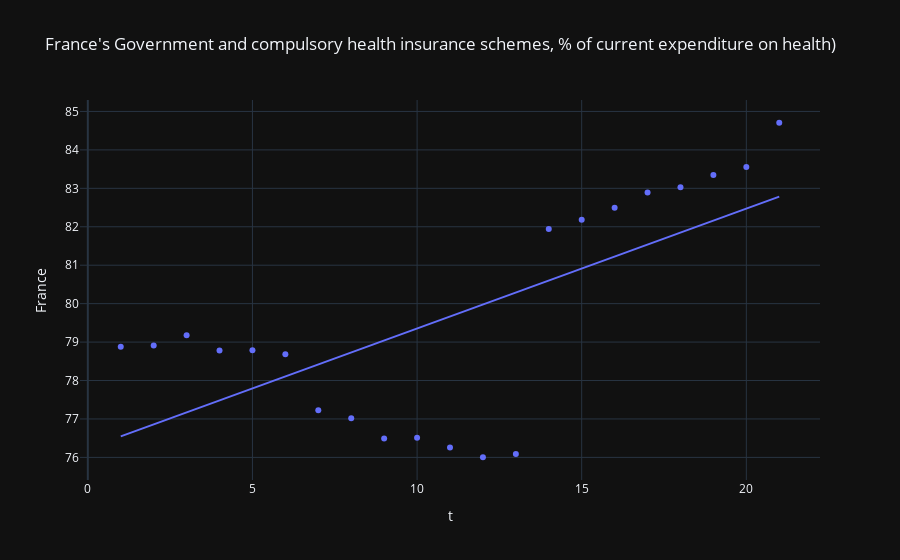
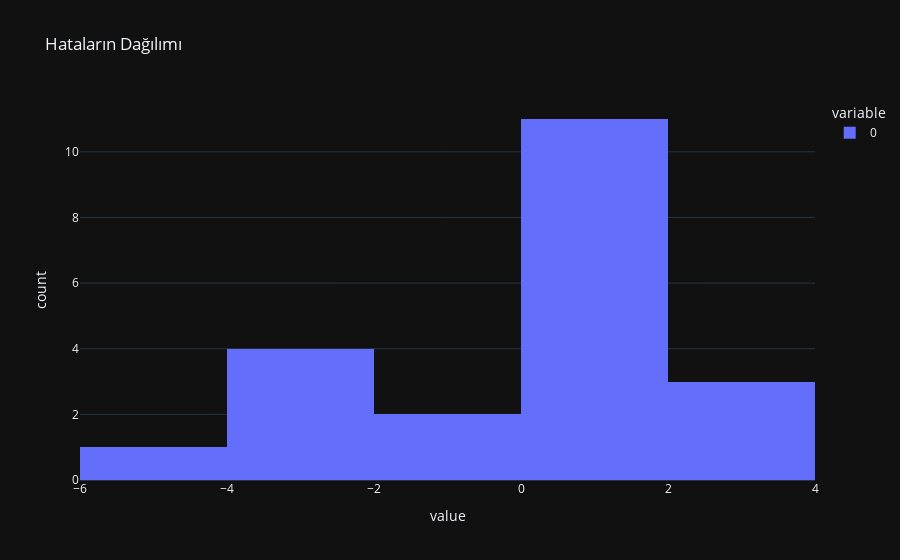
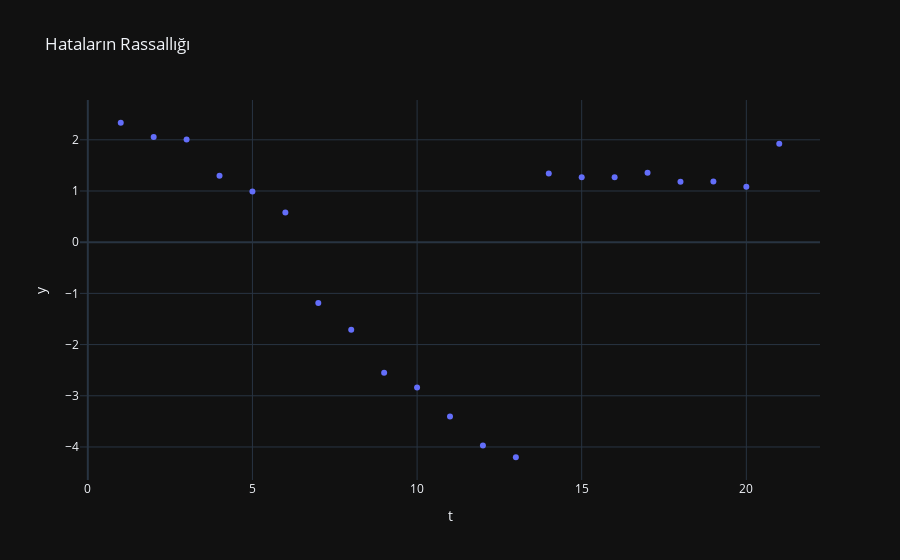
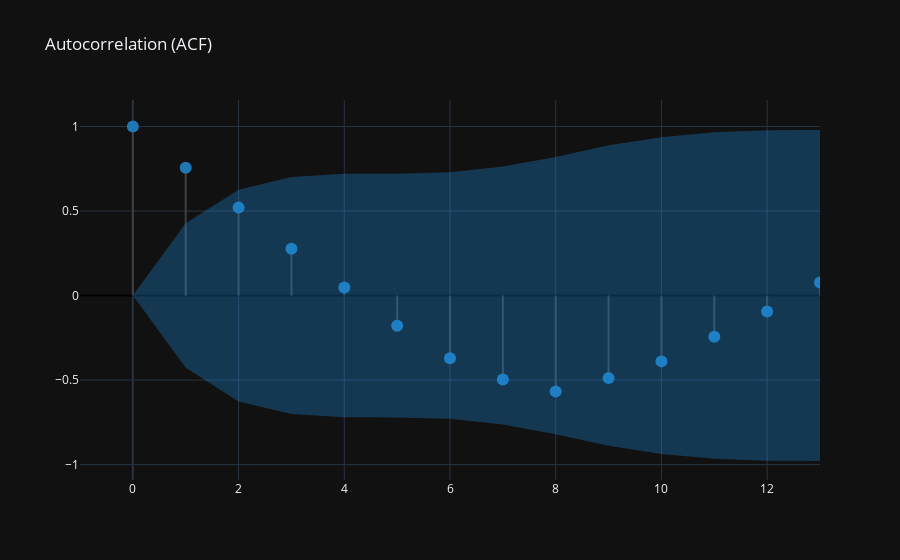

The notebook cell saved with these charts, in order:
### Code cell
for country in country_name:
    print("###########################")
    print(f"{country}'nin Zaman Serisi Analizi")
    print("###########################")

    trendlin = express.scatter(
        df_2,
        x="t",
        y=f"{country}",
        title=f"{country}'s Government and compulsory health insurance schemes, % of current expenditure on health)",
        trendline = "ols"
    )

    trendlin.show()
    linear_model = ols(f"{country} ~ t", data=df_2).fit()
    print(linear_model.summary())
    print(" ", end="\n")
    print("###########################")
    print("Verinin Durağanlık Kontrolü", end="\n\n")
    print("H0: Seri durağan değildir.")
    print("H1: Seri durağandır.", end="\n\n")
    adfullerx = adfuller(df_2[[f"{country}"]])
    print(f'Test Stat = {round(adfullerx[0], 4)}, p-value = {round(adfullerx[1], 4)}')

    if adfullerx[1]<0.05:
        print("p-value 0.05'ten küçüktür. H0 hipotezi reddedilmiştir. Yani seri durağandır.")
    elif adfullerx[1]>0.05:
        print("p-value 0.05'ten büyüktür. H0 hipotezi reddedilememiştir. Yani seri durağan değildir.", end="\n\n")
    print("###########################")
    print("Hataların Normal Dağılması", end="\n\n")
    residual_values = linear_model.resid

    print("H0: Normal dağılım varsayımı sağlanmaktadır.")
    print("H1: Normal dağılım varsayımı sağlanmamaktadır.", end="\n\n")

    test_stat, pvalue = stats.shapiro(residual_values)
    print(f'Test Stat = {round(test_stat, 4)}, p-value = {round(pvalue, 4)}')
    if pvalue<0.05:
        print("p-value 0.05'ten küçüktür. H0 hipotezi reddedilmiştir. Hatalar normal dağılmamıştır.")
    elif pvalue>0.05:
        print("p-value 0.05'ten büyüktür. H0 hipotezi reddedilememiştir. Yani hatalar normal dağılmıştır.", end="\n\n")
    hist = express.histogram(residual_values, title="Hataların Dağılımı")
    hist.show()

    print("###########################")
    print("Hataların Rassallığı", end="\n\n")

    print("     Hataların Durağanlığı", end="\n\n")

    adfullery = adfuller(residual_values)
    print(f'Test Stat = {round(adfullery[0], 4)}, p-value = {round(adfullery[1], 4)}')

    if adfullery[1]<0.05:
        print("p-value 0.05'ten küçüktür. H0 hipotezi reddedilmiştir. Hatalar durağandır.")
    elif adfullery[1]>0.05:
        print("p-value 0.05'ten büyüktür. H0 hipotezi reddedilememiştir. Yani hatalar durağan değildir.", end="\n\n")

    resid_scatter = express.scatter(
        df_2,
        x="t",
        y=residual_values,
        title="Hataların Rassallığı"
    )

    resid_scatter.show()


    print("     Hataların Otokorelasyonu", end="\n\n")

    print("Ljung-Box q istatistiğinin Hipotezleri")
    print("H0: Veriler bağımsız (random) olarak dağılmıştır.")
    print("H1: Veriler bağımsız (random) olarak dağılmamıştır.", end="\n\n")

    acf_df = pd.DataFrame(pd.DataFrame(acf(residual_values, qstat=True)).T)
    acf_df.columns = ["ACF", "Ljung-Box q statistic", "p-value"]
    display(acf_df[1:6])

    create_corr_plot(residual_values)

### Figure 1 — Plotly figure (JSON) as saved in the notebook; plotly's stock layout.template omitted (floating-point values rounded to 4 significant figures)
{"data": [{"hovertemplate": "t=%{x}<br>France=%{y}<extra></extra>", "legendgroup": "", "marker": {"color": "#636efa", "symbol": "circle"}, "mode": "markers", "name": "", "orientation": "v", "showlegend": false, "type": "scatter", "x": [1, 2, 3, 4, 5, 6, 7, 8, 9, 10, 11, 12, 13, 14, 15, 16, 17, 18, 19, 20, 21], "xaxis": "x", "y": [78.88, 78.91, 79.17, 78.78, 78.79, 78.69, 77.23, 77.02, 76.49, 76.51, 76.26, 76.0, 76.09, 81.94, 82.18, 82.49, 82.89, 83.03, 83.34, 83.55, 84.71], "yaxis": "y"}, {"hovertemplate": "<b>OLS trendline</b><br>France = 0.311796 * t + 76.2352<br>R<sup>2</sup>=0.440325<br><br>t=%{x}<br>France=%{y} <b>(trend)</b><extra></extra>", "legendgroup": "", "marker": {"color": "#636efa", "symbol": "circle"}, "mode": "lines", "name": "", "showlegend": false, "type": "scatter", "x": [1, 2, 3, 4, 5, 6, 7, 8, 9, 10, 11, 12, 13, 14, 15, 16, 17, 18, 19, 20, 21], "xaxis": "x", "y": [76.55, 76.86, 77.17, 77.48, 77.79, 78.11, 78.42, 78.73, 79.04, 79.35, 79.66, 79.98, 80.29, 80.6, 80.91, 81.22, 81.54, 81.85, 82.16, 82.47, 82.78], "yaxis": "y"}], "layout": {"legend": {"tracegroupgap": 0}, "title": {"text": "France's Government and compulsory health insurance schemes, % of current expenditure on health)"}, "xaxis": {"anchor": "y", "domain": [0, 1], "title": {"text": "t"}}, "yaxis": {"anchor": "x", "domain": [0, 1], "title": {"text": "France"}}}}

### Figure 2 — Plotly figure (JSON) as saved in the notebook; plotly's stock layout.template omitted (floating-point values rounded to 4 significant figures)
{"data": [{"alignmentgroup": "True", "bingroup": "x", "hovertemplate": "variable=0<br>value=%{x}<br>count=%{y}<extra></extra>", "legendgroup": "0", "marker": {"color": "#636efa", "pattern": {"shape": ""}}, "name": "0", "offsetgroup": "0", "orientation": "v", "showlegend": true, "type": "histogram", "x": [2.333, 2.053, 2.004, 1.296, 0.9918, 0.579, -1.19, -1.709, -2.55, -2.84, -3.406, -3.973, -4.201, 1.344, 1.271, 1.27, 1.358, 1.178, 1.186, 1.081, 1.923], "xaxis": "x", "yaxis": "y"}], "layout": {"barmode": "relative", "legend": {"title": {"text": "variable"}, "tracegroupgap": 0}, "title": {"text": "Hataların Dağılımı"}, "xaxis": {"anchor": "y", "domain": [0, 1], "title": {"text": "value"}}, "yaxis": {"anchor": "x", "domain": [0, 1], "title": {"text": "count"}}}}

### Figure 3 — Plotly figure (JSON) as saved in the notebook; plotly's stock layout.template omitted (floating-point values rounded to 4 significant figures)
{"data": [{"hovertemplate": "t=%{x}<br>y=%{y}<extra></extra>", "legendgroup": "", "marker": {"color": "#636efa", "symbol": "circle"}, "mode": "markers", "name": "", "orientation": "v", "showlegend": false, "type": "scatter", "x": [1, 2, 3, 4, 5, 6, 7, 8, 9, 10, 11, 12, 13, 14, 15, 16, 17, 18, 19, 20, 21], "xaxis": "x", "y": [2.333, 2.053, 2.004, 1.296, 0.9918, 0.579, -1.19, -1.709, -2.55, -2.84, -3.406, -3.973, -4.201, 1.344, 1.271, 1.27, 1.358, 1.178, 1.186, 1.081, 1.923], "yaxis": "y"}], "layout": {"legend": {"tracegroupgap": 0}, "title": {"text": "Hataların Rassallığı"}, "xaxis": {"anchor": "y", "domain": [0, 1], "title": {"text": "t"}}, "yaxis": {"anchor": "x", "domain": [0, 1], "title": {"text": "y"}}}}

### Figure 4 — Plotly figure (JSON) as saved in the notebook; plotly's stock layout.template omitted (floating-point values rounded to 4 significant figures)
{"data": [{"line": {"color": "#3f3f3f"}, "mode": "lines", "showlegend": false, "type": "scatter", "x": [0, 0], "y": [0, 1]}, {"line": {"color": "#3f3f3f"}, "mode": "lines", "showlegend": false, "type": "scatter", "x": [1, 1], "y": [0, 0.7563]}, {"line": {"color": "#3f3f3f"}, "mode": "lines", "showlegend": false, "type": "scatter", "x": [2, 2], "y": [0, 0.5201]}, {"line": {"color": "#3f3f3f"}, "mode": "lines", "showlegend": false, "type": "scatter", "x": [3, 3], "y": [0, 0.2772]}, {"line": {"color": "#3f3f3f"}, "mode": "lines", "showlegend": false, "type": "scatter", "x": [4, 4], "y": [0, 0.0469]}, {"line": {"color": "#3f3f3f"}, "mode": "lines", "showlegend": false, "type": "scatter", "x": [5, 5], "y": [0, -0.1787]}, {"line": {"color": "#3f3f3f"}, "mode": "lines", "showlegend": false, "type": "scatter", "x": [6, 6], "y": [0, -0.3709]}, {"line": {"color": "#3f3f3f"}, "mode": "lines", "showlegend": false, "type": "scatter", "x": [7, 7], "y": [0, -0.4966]}, {"line": {"color": "#3f3f3f"}, "mode": "lines", "showlegend": false, "type": "scatter", "x": [8, 8], "y": [0, -0.568]}, {"line": {"color": "#3f3f3f"}, "mode": "lines", "showlegend": false, "type": "scatter", "x": [9, 9], "y": [0, -0.4885]}, {"line": {"color": "#3f3f3f"}, "mode": "lines", "showlegend": false, "type": "scatter", "x": [10, 10], "y": [0, -0.3895]}, {"line": {"color": "#3f3f3f"}, "mode": "lines", "showlegend": false, "type": "scatter", "x": [11, 11], "y": [0, -0.2433]}, {"line": {"color": "#3f3f3f"}, "mode": "lines", "showlegend": false, "type": "scatter", "x": [12, 12], "y": [0, -0.09439]}, {"line": {"color": "#3f3f3f"}, "mode": "lines", "showlegend": false, "type": "scatter", "x": [13, 13], "y": [0, 0.07707]}, {"marker": {"color": "#1f77b4", "size": 12}, "mode": "markers", "showlegend": false, "type": "scatter", "x": [0, 1, 2, 3, 4, 5, 6, 7, 8, 9, 10, 11, 12, 13], "y": [1, 0.7563, 0.5201, 0.2772, 0.0469, -0.1787, -0.3709, -0.4966, -0.568, -0.4885, -0.3895, -0.2433, -0.09439, 0.07707]}, {"line": {"color": "rgba(255,255,255,0)"}, "mode": "lines", "showlegend": false, "type": "scatter", "x": [0, 1, 2, 3, 4, 5, 6, 7, 8, 9, 10, 11, 12, 13], "y": [0, 0.4277, 0.6263, 0.7008, 0.7206, 0.7212, 0.7292, 0.7629, 0.8199, 0.889, 0.9368, 0.966, 0.9772, 0.9788]}, {"fill": "tonexty", "fillcolor": "rgba(32, 146, 230,0.3)", "line": {"color": "rgba(255,255,255,0)"}, "mode": "lines", "showlegend": false, "type": "scatter", "x": [0, 1, 2, 3, 4, 5, 6, 7, 8, 9, 10, 11, 12, 13], "y": [0, -0.4277, -0.6263, -0.7008, -0.7206, -0.7212, -0.7292, -0.7629, -0.8199, -0.889, -0.9368, -0.966, -0.9772, -0.9788]}], "layout": {"title": {"text": "Autocorrelation (ACF)"}, "xaxis": {"range": [-1, 13]}, "yaxis": {"zerolinecolor": "#000000"}}}
